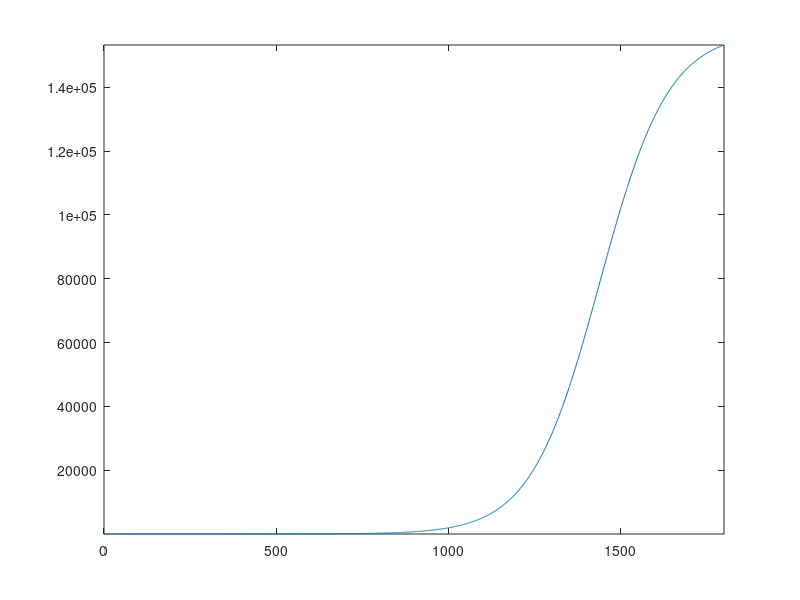

Write the MATLAB code that produced this figure.
clc
clear all 
close all 


T=5;
n=T*12*30+1;
% dt=0.1;

for i=1:n 
   t(i)=(i-1);
   yield(i)=324.48*exp(-t(i)/12/30)+1000;
% yield(i)=rand()*1324.48;
end

b=0.0009;
t1=12*30+1;
j=1;
for i=1:t1
   mass(i)=10*exp((1/10)*(1-exp(-b*t(i)))); 
   if mod(t(i),360)==0
       recordweight(j)=mass(i);
       j=j+1;
   end
end

% plot(t(1:t1),mass)
% return 
b=0.01;
t2=5*12*30+1;
for i=t1+1:t2
mass(i)=mass(t1)+157370/(1+exp(-b*((t(i)-t(t1))-t(3*12*30))));
    if mod(t(i),360)==0
       recordweight(j)=mass(i);
       j=j+1;
   end
end
mass(t2)
plot(t,mass)
axis([0 1800 -inf inf])

return 
